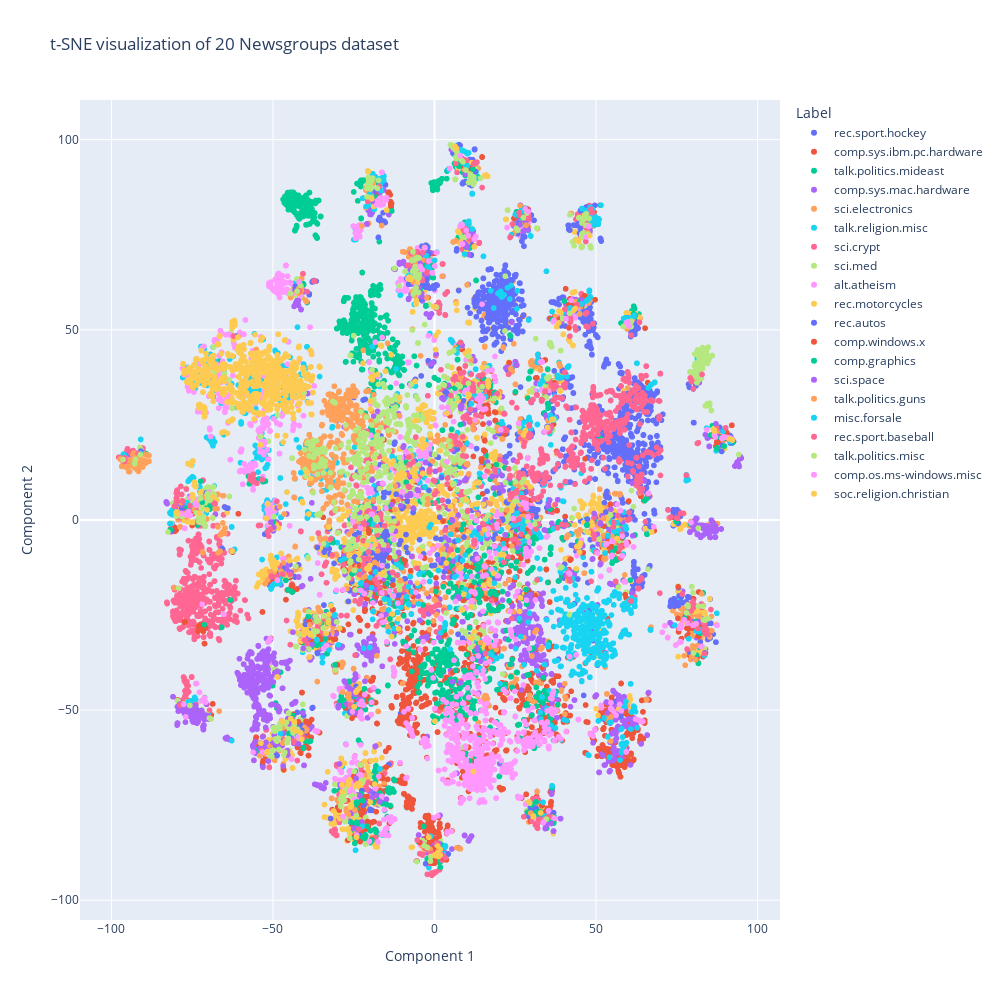

The code cell stored with this chart in its notebook:
### Code cell
# obviously a big muddle in the middle but some clear clustering structure!  
plot_tsne("Label")

### Figure 1 — Plotly figure (JSON) as saved in the notebook; plotly's stock layout.template omitted (floating-point values rounded to 4 significant figures; data arrays with more than 128 entries replaced by an {"elided": "..."} marker saying what was removed)
{"data": [{"hovertemplate": "Label=rec.sport.hockey<br>Component 1=%{x}<br>Component 2=%{y}<extra></extra>", "legendgroup": "rec.sport.hockey", "marker": {"color": "#636efa", "symbol": "circle"}, "mode": "markers", "name": "rec.sport.hockey", "showlegend": true, "type": "scattergl", "x": {"elided": "999 float values"}, "xaxis": "x", "y": {"elided": "999 float values"}, "yaxis": "y"}, {"hovertemplate": "Label=comp.sys.ibm.pc.hardware<br>Component 1=%{x}<br>Component 2=%{y}<extra></extra>", "legendgroup": "comp.sys.ibm.pc.hardware", "marker": {"color": "#EF553B", "symbol": "circle"}, "mode": "markers", "name": "comp.sys.ibm.pc.hardware", "showlegend": true, "type": "scattergl", "x": {"elided": "982 float values"}, "xaxis": "x", "y": {"elided": "982 float values"}, "yaxis": "y"}, {"hovertemplate": "Label=talk.politics.mideast<br>Component 1=%{x}<br>Component 2=%{y}<extra></extra>", "legendgroup": "talk.politics.mideast", "marker": {"color": "#00cc96", "symbol": "circle"}, "mode": "markers", "name": "talk.politics.mideast", "showlegend": true, "type": "scattergl", "x": {"elided": "940 float values"}, "xaxis": "x", "y": {"elided": "940 float values"}, "yaxis": "y"}, {"hovertemplate": "Label=comp.sys.mac.hardware<br>Component 1=%{x}<br>Component 2=%{y}<extra></extra>", "legendgroup": "comp.sys.mac.hardware", "marker": {"color": "#ab63fa", "symbol": "circle"}, "mode": "markers", "name": "comp.sys.mac.hardware", "showlegend": true, "type": "scattergl", "x": {"elided": "963 float values"}, "xaxis": "x", "y": {"elided": "963 float values"}, "yaxis": "y"}, {"hovertemplate": "Label=sci.electronics<br>Component 1=%{x}<br>Component 2=%{y}<extra></extra>", "legendgroup": "sci.electronics", "marker": {"color": "#FFA15A", "symbol": "circle"}, "mode": "markers", "name": "sci.electronics", "showlegend": true, "type": "scattergl", "x": {"elided": "984 float values"}, "xaxis": "x", "y": {"elided": "984 float values"}, "yaxis": "y"}, {"hovertemplate": "Label=talk.religion.misc<br>Component 1=%{x}<br>Component 2=%{y}<extra></extra>", "legendgroup": "talk.religion.misc", "marker": {"color": "#19d3f3", "symbol": "circle"}, "mode": "markers", "name": "talk.religion.misc", "showlegend": true, "type": "scattergl", "x": {"elided": "628 float values"}, "xaxis": "x", "y": {"elided": "628 float values"}, "yaxis": "y"}, {"hovertemplate": "Label=sci.crypt<br>Component 1=%{x}<br>Component 2=%{y}<extra></extra>", "legendgroup": "sci.crypt", "marker": {"color": "#FF6692", "symbol": "circle"}, "mode": "markers", "name": "sci.crypt", "showlegend": true, "type": "scattergl", "x": {"elided": "991 float values"}, "xaxis": "x", "y": {"elided": "991 float values"}, "yaxis": "y"}, {"hovertemplate": "Label=sci.med<br>Component 1=%{x}<br>Component 2=%{y}<extra></extra>", "legendgroup": "sci.med", "marker": {"color": "#B6E880", "symbol": "circle"}, "mode": "markers", "name": "sci.med", "showlegend": true, "type": "scattergl", "x": {"elided": "990 float values"}, "xaxis": "x", "y": {"elided": "990 float values"}, "yaxis": "y"}, {"hovertemplate": "Label=alt.atheism<br>Component 1=%{x}<br>Component 2=%{y}<extra></extra>", "legendgroup": "alt.atheism", "marker": {"color": "#FF97FF", "symbol": "circle"}, "mode": "markers", "name": "alt.atheism", "showlegend": true, "type": "scattergl", "x": {"elided": "799 float values"}, "xaxis": "x", "y": {"elided": "799 float values"}, "yaxis": "y"}, {"hovertemplate": "Label=rec.motorcycles<br>Component 1=%{x}<br>Component 2=%{y}<extra></extra>", "legendgroup": "rec.motorcycles", "marker": {"color": "#FECB52", "symbol": "circle"}, "mode": "markers", "name": "rec.motorcycles", "showlegend": true, "type": "scattergl", "x": {"elided": "996 float values"}, "xaxis": "x", "y": {"elided": "996 float values"}, "yaxis": "y"}, {"hovertemplate": "Label=rec.autos<br>Component 1=%{x}<br>Component 2=%{y}<extra></extra>", "legendgroup": "rec.autos", "marker": {"color": "#636efa", "symbol": "circle"}, "mode": "markers", "name": "rec.autos", "showlegend": true, "type": "scattergl", "x": {"elided": "990 float values"}, "xaxis": "x", "y": {"elided": "990 float values"}, "yaxis": "y"}, {"hovertemplate": "Label=comp.windows.x<br>Component 1=%{x}<br>Component 2=%{y}<extra></extra>", "legendgroup": "comp.windows.x", "marker": {"color": "#EF553B", "symbol": "circle"}, "mode": "markers", "name": "comp.windows.x", "showlegend": true, "type": "scattergl", "x": {"elided": "988 float values"}, "xaxis": "x", "y": {"elided": "988 float values"}, "yaxis": "y"}, {"hovertemplate": "Label=comp.graphics<br>Component 1=%{x}<br>Component 2=%{y}<extra></extra>", "legendgroup": "comp.graphics", "marker": {"color": "#00cc96", "symbol": "circle"}, "mode": "markers", "name": "comp.graphics", "showlegend": true, "type": "scattergl", "x": {"elided": "973 float values"}, "xaxis": "x", "y": {"elided": "973 float values"}, "yaxis": "y"}, {"hovertemplate": "Label=sci.space<br>Component 1=%{x}<br>Component 2=%{y}<extra></extra>", "legendgroup": "sci.space", "marker": {"color": "#ab63fa", "symbol": "circle"}, "mode": "markers", "name": "sci.space", "showlegend": true, "type": "scattergl", "x": {"elided": "987 float values"}, "xaxis": "x", "y": {"elided": "987 float values"}, "yaxis": "y"}, {"hovertemplate": "Label=talk.politics.guns<br>Component 1=%{x}<br>Component 2=%{y}<extra></extra>", "legendgroup": "talk.politics.guns", "marker": {"color": "#FFA15A", "symbol": "circle"}, "mode": "markers", "name": "talk.politics.guns", "showlegend": true, "type": "scattergl", "x": {"elided": "910 float values"}, "xaxis": "x", "y": {"elided": "910 float values"}, "yaxis": "y"}, {"hovertemplate": "Label=misc.forsale<br>Component 1=%{x}<br>Component 2=%{y}<extra></extra>", "legendgroup": "misc.forsale", "marker": {"color": "#19d3f3", "symbol": "circle"}, "mode": "markers", "name": "misc.forsale", "showlegend": true, "type": "scattergl", "x": {"elided": "975 float values"}, "xaxis": "x", "y": {"elided": "975 float values"}, "yaxis": "y"}, {"hovertemplate": "Label=rec.sport.baseball<br>Component 1=%{x}<br>Component 2=%{y}<extra></extra>", "legendgroup": "rec.sport.baseball", "marker": {"color": "#FF6692", "symbol": "circle"}, "mode": "markers", "name": "rec.sport.baseball", "showlegend": true, "type": "scattergl", "x": {"elided": "994 float values"}, "xaxis": "x", "y": {"elided": "994 float values"}, "yaxis": "y"}, {"hovertemplate": "Label=talk.politics.misc<br>Component 1=%{x}<br>Component 2=%{y}<extra></extra>", "legendgroup": "talk.politics.misc", "marker": {"color": "#B6E880", "symbol": "circle"}, "mode": "markers", "name": "talk.politics.misc", "showlegend": true, "type": "scattergl", "x": {"elided": "775 float values"}, "xaxis": "x", "y": {"elided": "775 float values"}, "yaxis": "y"}, {"hovertemplate": "Label=comp.os.ms-windows.misc<br>Component 1=%{x}<br>Component 2=%{y}<extra></extra>", "legendgroup": "comp.os.ms-windows.misc", "marker": {"color": "#FF97FF", "symbol": "circle"}, "mode": "markers", "name": "comp.os.ms-windows.misc", "showlegend": true, "type": "scattergl", "x": {"elided": "985 float values"}, "xaxis": "x", "y": {"elided": "985 float values"}, "yaxis": "y"}, {"hovertemplate": "Label=soc.religion.christian<br>Component 1=%{x}<br>Component 2=%{y}<extra></extra>", "legendgroup": "soc.religion.christian", "marker": {"color": "#FECB52", "symbol": "circle"}, "mode": "markers", "name": "soc.religion.christian", "showlegend": true, "type": "scattergl", "x": {"elided": "997 float values"}, "xaxis": "x", "y": {"elided": "997 float values"}, "yaxis": "y"}], "layout": {"autosize": false, "height": 1000, "legend": {"title": {"text": "Label"}, "tracegroupgap": 0}, "title": {"text": "t-SNE visualization of 20 Newsgroups dataset"}, "width": 1000, "xaxis": {"anchor": "y", "domain": [0, 1], "title": {"text": "Component 1"}}, "yaxis": {"anchor": "x", "domain": [0, 1], "title": {"text": "Component 2"}}}}
